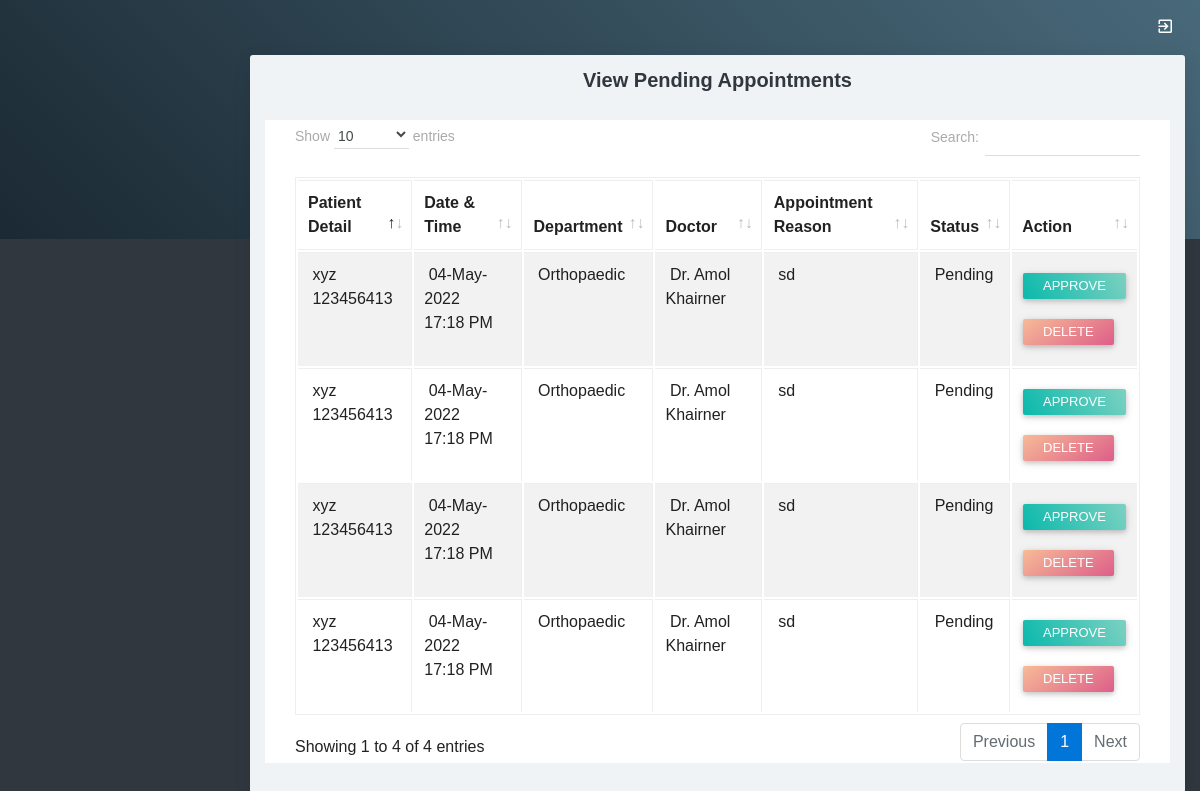
The page /Login/modules/viewappointmentpending.php on the database its author committed.
### tables this page shows
CREATE TABLE `appointment` (
  `appointmentid` int(10) NOT NULL,
  `appointmenttype` varchar(25) NOT NULL,
  `patientid` int(10) NOT NULL,
  `roomid` int(10) NOT NULL,
  `departmentid` int(10) NOT NULL,
  `appointmentdate` date NOT NULL,
  `appointmenttime` time NOT NULL,
  `doctorid` int(10) NOT NULL,
  `status` varchar(10) NOT NULL,
  `app_reason` text NOT NULL
);

CREATE TABLE `patient` (
  `patientid` int(10) NOT NULL,
  `patientname` varchar(50) NOT NULL,
  `admissiondate` date NOT NULL,
  `admissiontime` time NOT NULL,
  `address` varchar(250) NOT NULL,
  `mobileno` varchar(15) NOT NULL,
  `city` varchar(25) NOT NULL,
  `pincode` varchar(20) NOT NULL,
  `loginid` varchar(50) NOT NULL,
  `password` varchar(25) NOT NULL,
  `bloodgroup` varchar(20) NOT NULL,
  `gender` varchar(10) NOT NULL,
  `dob` date NOT NULL,
  `status` varchar(10) NOT NULL
);

CREATE TABLE `department` (
  `departmentid` int(10) NOT NULL,
  `departmentname` varchar(100) NOT NULL,
  `description` text NOT NULL,
  `status` varchar(10) NOT NULL
);

CREATE TABLE `doctor` (
  `doctorid` int(10) NOT NULL,
  `doctorname` varchar(50) NOT NULL,
  `mobileno` varchar(15) NOT NULL,
  `departmentid` int(10) NOT NULL,
  `loginid` varchar(25) NOT NULL,
  `password` varchar(25) NOT NULL,
  `status` varchar(10) NOT NULL,
  `education` varchar(25) NOT NULL,
  `experience` float(11,1) NOT NULL,
  `consultancy_charge` float(10,2) NOT NULL
);

### Login/modules/viewappointmentpending.php (the view, shortened to what this page needs)
<?php
include("adformheader.php");
include("dbconnection.php");
?>
<div class="container-fluid">
<div class="block-header">
        <h2 class="text-center">View Pending Appointments</h2>
    </div>
<div class="card">
	<section class="container">
		<table class="table table-bordered table-striped table-hover js-basic-example dataTable">
			<thead>
				<tr>
					<th>Patient Detail</th>
					<th>Date & Time</th>
					<th>Department</th>
					<th>Doctor</th>
					<th>Appointment Reason</th>
					<th>Status</th>
					<th width="15%">Action</th>
				</tr>
			</thead>
			<tbody>
				<?php
				$sql ="SELECT * FROM appointment WHERE (status='Pending' OR status='Inactive')";
				$qsql = mysqli_query($con,$sql);
				while($rs = mysqli_fetch_array($qsql))
				{
					$sqlpat = "SELECT * FROM patient WHERE patientid='$rs[patientid]'";
					$qsqlpat = mysqli_query($con,$sqlpat);
					$rspat = mysqli_fetch_array($qsqlpat);
					$sqldept = "SELECT * FROM department WHERE departmentid='$rs[departmentid]'";
					$qsqldept = mysqli_query($con,$sqldept);
					$rsdept = mysqli_fetch_array($qsqldept);
					$sqldoc= "SELECT * FROM doctor WHERE doctorid='$rs[doctorid]'";
					$qsqldoc = mysqli_query($con,$sqldoc);
					$rsdoc = mysqli_fetch_array($qsqldoc);
					echo "<tr>
					<td>&nbsp;$rspat[patientname]<br>&nbsp;$rspat[mobileno]</td>
					<td>&nbsp;" . date("d-M-Y",strtotime($rs[appointmentdate])) . " &nbsp; " . date("H:i A",strtotime($rs[appointmenttime])) . "</td>
					<td>&nbsp;$rsdept[departmentname]</td>
					<td>&nbsp;$rsdoc[doctorname]</td>
					<td>&nbsp;$rs[app_reason]</td>
					<td>&nbsp;$rs[status]</td>
					<td>";
					if($rs[status] != "Approved")
					{
						if(!(isset($_SESSION[patientid])))
						{
							echo "<a href='appointmentapproval.php?editid=$rs[appointmentid]&patientid=$rs[patientid]' class='btn btn-sm btn-raised g-bg-cyan'>Approve</a>";
						}
						echo "  <a href='viewappointment.php?delid=$rs[appointmentid]' class='btn btn-sm btn-raised g-bg-blush2'>Delete</a>";
					}
					else
					{
						echo "<a href='patientreport.php?patientid=$rs[patientid]&appointmentid=$rs[appointmentid]' class='btn btn-raised'>View Report</a>";
					}
					echo "</td></tr>";
				}
				?>
			</tbody>
		</table>
	</section>
</div>
</div>
<?php
include("adformfooter.php");
?>

### rows shown on the page
appointment: patientid.patientname "xyz", patientid.mobileno "123456413", appointmentdate "04-May-2022", appointmenttime "17:18 PM", departmentid.departmentname "Orthopaedic", doctorid.doctorname "Dr. Amol Khairner", app_reason "sd", status "Pending"
appointment: patientid.patientname "xyz", patientid.mobileno "123456413", appointmentdate "04-May-2022", appointmenttime "17:18 PM", departmentid.departmentname "Orthopaedic", doctorid.doctorname "Dr. Amol Khairner", app_reason "sd", status "Pending"
appointment: patientid.patientname "xyz", patientid.mobileno "123456413", appointmentdate "04-May-2022", appointmenttime "17:18 PM", departmentid.departmentname "Orthopaedic", doctorid.doctorname "Dr. Amol Khairner", app_reason "sd", status "Pending"
appointment: patientid.patientname "xyz", patientid.mobileno "123456413", appointmentdate "04-May-2022", appointmenttime "17:18 PM", departmentid.departmentname "Orthopaedic", doctorid.doctorname "Dr. Amol Khairner", app_reason "sd", status "Pending"
